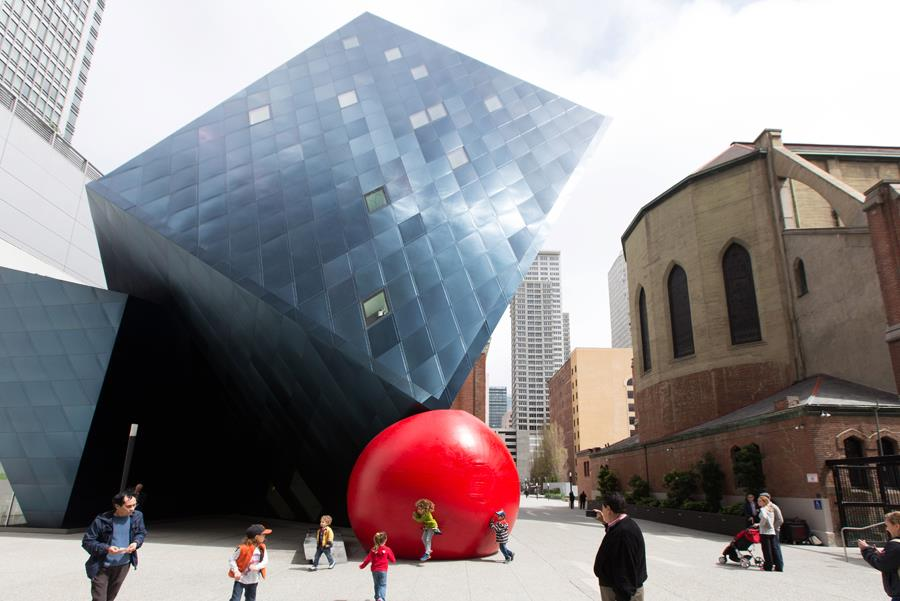
#> input picture src/redball.jpg, 900 x 601 px
$ python testing_find_red_ball.py
#> lines starting #> are read from the running program, lines starting #| are printed output that depends on the picture; after the words box and inside, x2 and y2 are one past the last pixel; in counts of white or black regions, pixels touching at a corner belong together
#> further down, img is the input picture: shape (601, 900, 3); mean B, G, R 139.1, 135.9, 140.5
import numpy as np
import cv2
from matplotlib import pyplot as plt


def find_red_center(img, convert_hsv=True):
#> called with convert_hsv = True
    if convert_hsv:
        img = cv2.cvtColor(img, cv2.COLOR_BGR2HSV)
#> img: shape (601, 900, 3); mean H, S, V 69.7, 53.4, 151.9

    bottom_red = np.array([0,50,50])
    lower_red = np.array([2,255,255])
    upper_red = np.array([160,50,50])
    top_red = np.array([179,255,255])

    mask1 = cv2.inRange(img, bottom_red, lower_red)
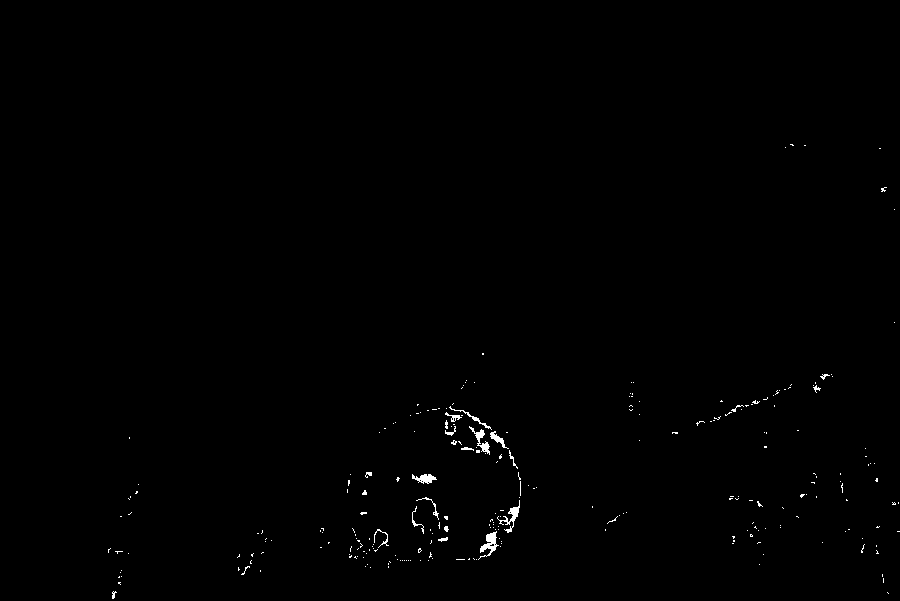
#> mask1: shape (601, 900); 0.42% white in thin lines or dots, all inside (x1, y1, x2, y2) = (108, 144, 900, 599)
    mask2 = cv2.inRange(img, upper_red, top_red)
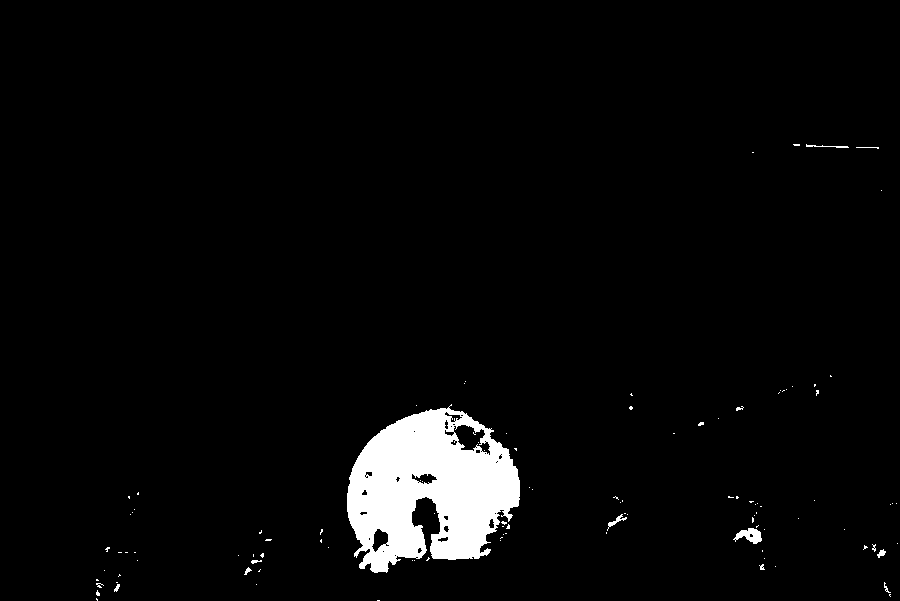
#> mask2: shape (601, 900); 3.7% white; 109 white regions (97 under 20 px), largest, box (x1, y1, x2, y2) and area: (347, 404, 520, 573) 18738, (733, 528, 762, 544) 259, (607, 514, 627, 531) 80
    mask = cv2.bitwise_or(mask1, mask2)
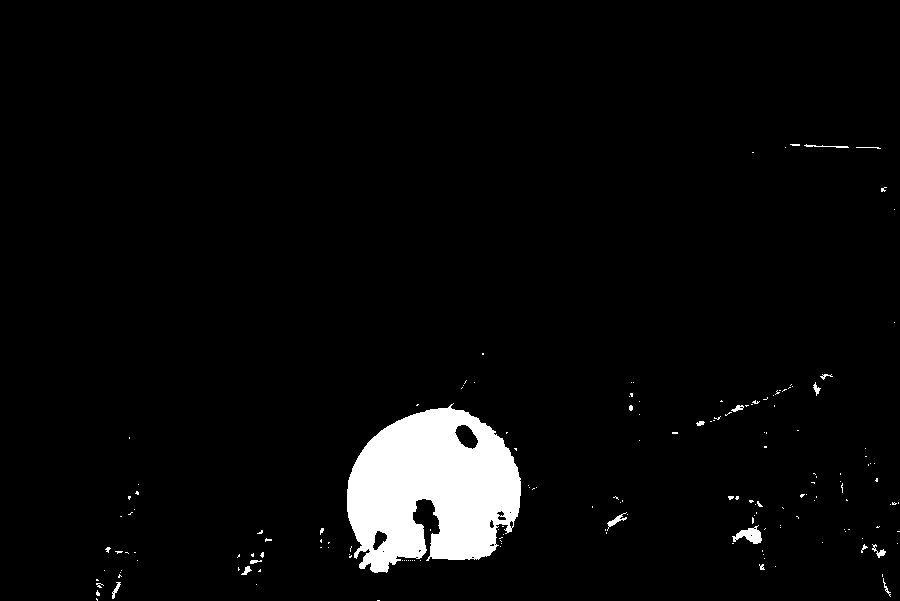
#> mask: shape (601, 900); 4.1% white; 171 white regions (154 under 20 px), largest, box (x1, y1, x2, y2) and area: (347, 403, 521, 573) 20432, (732, 525, 762, 544) 290, (607, 512, 627, 531) 100

    #consider doing erode/dilate cycle to clean up object

    M = cv2.moments(mask)
#> M = moments, m00 5619435, centre m10/m00, m01/m00 = (445.5, 488.2)

    posX = int(M['m10']/M['m00'])
#> posX = 445
    posY = int(M['m01']/M['m00'])
#> posY = 488

    return posX, posY


if __name__ == "__main__":
    img = cv2.imread('redball.jpg',1)

    posX, posY = find_red_center(img)
#> posX = 445; posY = 488

    cv2.circle(img,(posX,posY),2,(255,0,0),5)
#> img: shape (601, 900, 3); 0.01% of pixels changed, all inside (x1, y1, x2, y2) = (440, 483, 451, 494)

    cv2.imshow('image',img)

    k = cv2.waitKey(0) & 0xFF
#> (key Esc is pressed here)
    if k == 27:         # wait for ESC key to exit
        cv2.destroyAllWindows()
    elif k == ord('s'): # wait for 's' key to save and exit
        cv2.imwrite('messigray.png',img)
        cv2.destroyAllWindows()
